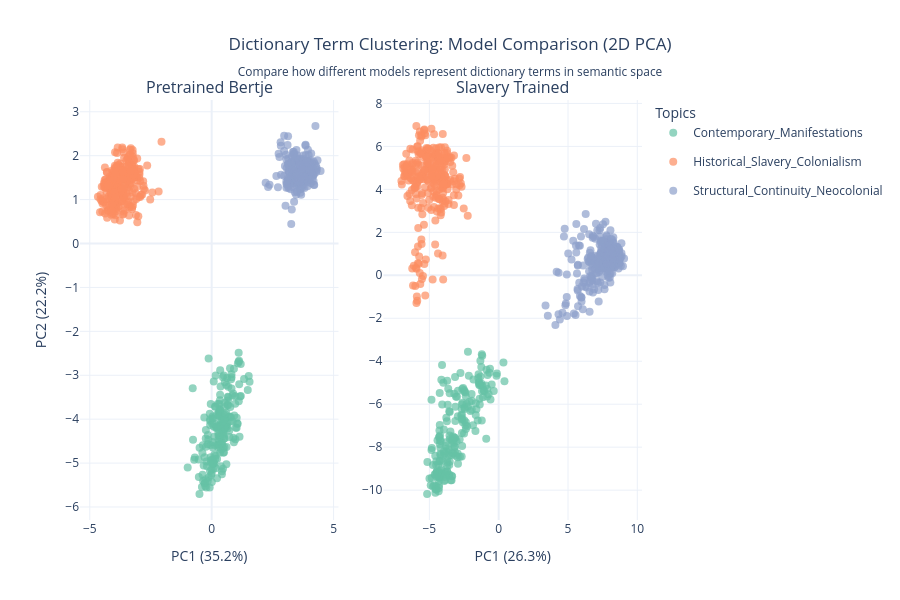

Here is the notebook cell this chart was saved with:
### Code cell
# ============================================================
# CELL 9.9: DICTIONARY TERM CLUSTERING - 2D Multi-Model Comparison
# ============================================================

if VIZ_AVAILABLE and len(dict_embeddings) > 1:
    print(f"\n{'='*70}")
    print("VISUALIZATION 9.9: Dictionary Term Clustering - 2D Multi-Model")
    print(f"{'='*70}")

    # --------------------------------------------------------
    # 1. Determine Which Models to Compare
    # --------------------------------------------------------

    print(f"\n1️⃣  Models available for comparison:")

    models_to_plot = [m for m in ['pretrained_bertje', 'slavery_trained', 'policy_trained']
                      if m in dict_embeddings]

    for model in models_to_plot:
        print(f"   - {model}")

    if len(models_to_plot) < 2:
        print("\n   ⚠ Need at least 2 models for comparison")
        print("   Skipping multi-model visualization")
    else:
        # --------------------------------------------------------
        # 2. Perform PCA for Each Model
        # --------------------------------------------------------

        print(f"\n2️⃣  Performing PCA for each model...")

        model_pca_results = {}

        for model_name in models_to_plot:
            embeddings = dict_embeddings[model_name]

            pca = PCA(n_components=2, random_state=PCA_RANDOM_STATE)
            embeddings_2d = pca.fit_transform(embeddings)

            model_pca_results[model_name] = {
                'coords': embeddings_2d,
                'var_explained': pca.explained_variance_ratio_
            }

            print(f"   {model_name:20s}: {pca.explained_variance_ratio_.sum():.1%} variance explained")

        # --------------------------------------------------------
        # 3. Create Subplots (One per Model)
        # --------------------------------------------------------

        print(f"\n3️⃣  Creating multi-model visualization...")

        n_models = len(models_to_plot)

        # Create subplot grid
        fig = make_subplots(
            rows=1, cols=n_models,
            subplot_titles=[m.replace('_', ' ').title() for m in models_to_plot],
            horizontal_spacing=0.08
        )

        # Color palette
        colors = px.colors.qualitative.Set2
        if len(topics) > len(colors):
            colors = px.colors.qualitative.Alphabet
        topic_colors = {topic: colors[i % len(colors)] for i, topic in enumerate(topics)}

        # Plot each model
        for col_idx, model_name in enumerate(models_to_plot, start=1):
            coords = model_pca_results[model_name]['coords']
            var_explained = model_pca_results[model_name]['var_explained']

            # Add scatter for each topic
            for topic in topics:
                topic_mask = df_dict['topic'] == topic
                topic_coords = coords[topic_mask]
                topic_terms = df_dict[topic_mask]['term'].tolist()

                # Only show legend for first subplot
                show_legend = (col_idx == 1)

                fig.add_trace(
                    go.Scatter(
                        x=topic_coords[:, 0],
                        y=topic_coords[:, 1],
                        mode='markers',
                        name=topic,
                        marker=dict(
                            size=8,
                            color=topic_colors[topic],
                            opacity=0.7
                        ),
                        text=topic_terms,
                        hovertemplate=(
                            '<b>%{text}</b><br>' +
                            f'Topic: {topic}<br>' +
                            f'Model: {model_name}<br>' +
                            '<extra></extra>'
                        ),
                        showlegend=show_legend,
                        legendgroup=topic  # Group legends by topic
                    ),
                    row=1, col=col_idx
                )

            # Update axes labels
            fig.update_xaxes(
                title_text=f"PC1 ({var_explained[0]:.1%})",
                row=1, col=col_idx
            )

            if col_idx == 1:
                fig.update_yaxes(
                    title_text=f"PC2 ({var_explained[1]:.1%})",
                    row=1, col=col_idx
                )

        # Update layout
        fig.update_layout(
            title={
                'text': "Dictionary Term Clustering: Model Comparison (2D PCA)<br><sub>Compare how different models represent dictionary terms in semantic space</sub>",
                'x': 0.5,
                'xanchor': 'center'
            },
            height=600,
            hovermode='closest',
            template='plotly_white',
            legend=dict(
                orientation="v",
                yanchor="top",
                y=1,
                xanchor="left",
                x=1.02,
                title="Topics"
            )
        )

        # --------------------------------------------------------
        # 4. Display & Save
        # --------------------------------------------------------

        if SHOW_IN_NOTEBOOK:
            section3_figs.append(fig)  # Store for export
            fig.show()

        if SAVE_INTERACTIVE:
            output_path = visuals_dir / 'dict_clustering_2d_multimodel.html'
            fig.write_html(str(output_path))
            print(f"   ✓ Saved interactive: {output_path.name}")

        if SAVE_STATIC:
            output_path = visuals_dir / 'dict_clustering_2d_multimodel.png'
            fig.write_image(str(output_path), width=1800, height=800, scale=2)
            print(f"   ✓ Saved static: {output_path.name}")

        print(f"\n{'='*70}")
        print("MULTI-MODEL COMPARISON COMPLETE")
        print(f"{'='*70}")

elif VIZ_AVAILABLE and len(dict_embeddings) == 1:
    print("\n⊘ Only 1 embedding model available - skipping multi-model comparison")
else:
    print("\n⊘ Skipping multi-model comparison - no embeddings available")

### Figure 1 — Plotly figure (JSON) as saved in the notebook; plotly's stock layout.template omitted (floating-point values rounded to 4 significant figures; data arrays with more than 128 entries replaced by an {"elided": "..."} marker saying what was removed)
{"data": [{"hovertemplate": "<b>%{text}</b><br>Topic: Contemporary_Manifestations<br>Model: pretrained_bertje<br><extra></extra>", "legendgroup": "Contemporary_Manifestations", "marker": {"color": "rgb(102,194,165)", "opacity": 0.7, "size": 8}, "mode": "markers", "name": "Contemporary_Manifestations", "showlegend": true, "text": {"elided": "203 str values"}, "type": "scatter", "x": {"elided": "203 float values"}, "xaxis": "x", "y": {"elided": "203 float values"}, "yaxis": "y"}, {"hovertemplate": "<b>%{text}</b><br>Topic: Historical_Slavery_Colonialism<br>Model: pretrained_bertje<br><extra></extra>", "legendgroup": "Historical_Slavery_Colonialism", "marker": {"color": "rgb(252,141,98)", "opacity": 0.7, "size": 8}, "mode": "markers", "name": "Historical_Slavery_Colonialism", "showlegend": true, "text": {"elided": "296 str values"}, "type": "scatter", "x": {"elided": "296 float values"}, "xaxis": "x", "y": {"elided": "296 float values"}, "yaxis": "y"}, {"hovertemplate": "<b>%{text}</b><br>Topic: Structural_Continuity_Neocolonial<br>Model: pretrained_bertje<br><extra></extra>", "legendgroup": "Structural_Continuity_Neocolonial", "marker": {"color": "rgb(141,160,203)", "opacity": 0.7, "size": 8}, "mode": "markers", "name": "Structural_Continuity_Neocolonial", "showlegend": true, "text": {"elided": "283 str values"}, "type": "scatter", "x": {"elided": "283 float values"}, "xaxis": "x", "y": {"elided": "283 float values"}, "yaxis": "y"}, {"hovertemplate": "<b>%{text}</b><br>Topic: Contemporary_Manifestations<br>Model: slavery_trained<br><extra></extra>", "legendgroup": "Contemporary_Manifestations", "marker": {"color": "rgb(102,194,165)", "opacity": 0.7, "size": 8}, "mode": "markers", "name": "Contemporary_Manifestations", "showlegend": false, "text": {"elided": "203 str values"}, "type": "scatter", "x": {"elided": "203 float values"}, "xaxis": "x2", "y": {"elided": "203 float values"}, "yaxis": "y2"}, {"hovertemplate": "<b>%{text}</b><br>Topic: Historical_Slavery_Colonialism<br>Model: slavery_trained<br><extra></extra>", "legendgroup": "Historical_Slavery_Colonialism", "marker": {"color": "rgb(252,141,98)", "opacity": 0.7, "size": 8}, "mode": "markers", "name": "Historical_Slavery_Colonialism", "showlegend": false, "text": {"elided": "296 str values"}, "type": "scatter", "x": {"elided": "296 float values"}, "xaxis": "x2", "y": {"elided": "296 float values"}, "yaxis": "y2"}, {"hovertemplate": "<b>%{text}</b><br>Topic: Structural_Continuity_Neocolonial<br>Model: slavery_trained<br><extra></extra>", "legendgroup": "Structural_Continuity_Neocolonial", "marker": {"color": "rgb(141,160,203)", "opacity": 0.7, "size": 8}, "mode": "markers", "name": "Structural_Continuity_Neocolonial", "showlegend": false, "text": {"elided": "283 str values"}, "type": "scatter", "x": {"elided": "283 float values"}, "xaxis": "x2", "y": {"elided": "283 float values"}, "yaxis": "y2"}], "layout": {"annotations": [{"font": {"size": 16}, "showarrow": false, "text": "Pretrained Bertje", "x": 0.23, "xanchor": "center", "xref": "paper", "y": 1, "yanchor": "bottom", "yref": "paper"}, {"font": {"size": 16}, "showarrow": false, "text": "Slavery Trained", "x": 0.77, "xanchor": "center", "xref": "paper", "y": 1, "yanchor": "bottom", "yref": "paper"}], "height": 600, "hovermode": "closest", "legend": {"orientation": "v", "title": {"text": "Topics"}, "x": 1.02, "xanchor": "left", "y": 1, "yanchor": "top"}, "title": {"text": "Dictionary Term Clustering: Model Comparison (2D PCA)<br><sub>Compare how different models represent dictionary terms in semantic space</sub>", "x": 0.5, "xanchor": "center"}, "xaxis": {"anchor": "y", "domain": [0, 0.46], "title": {"text": "PC1 (35.2%)"}}, "xaxis2": {"anchor": "y2", "domain": [0.54, 1], "title": {"text": "PC1 (26.3%)"}}, "yaxis": {"anchor": "x", "domain": [0, 1], "title": {"text": "PC2 (22.2%)"}}, "yaxis2": {"anchor": "x2", "domain": [0, 1]}}}
